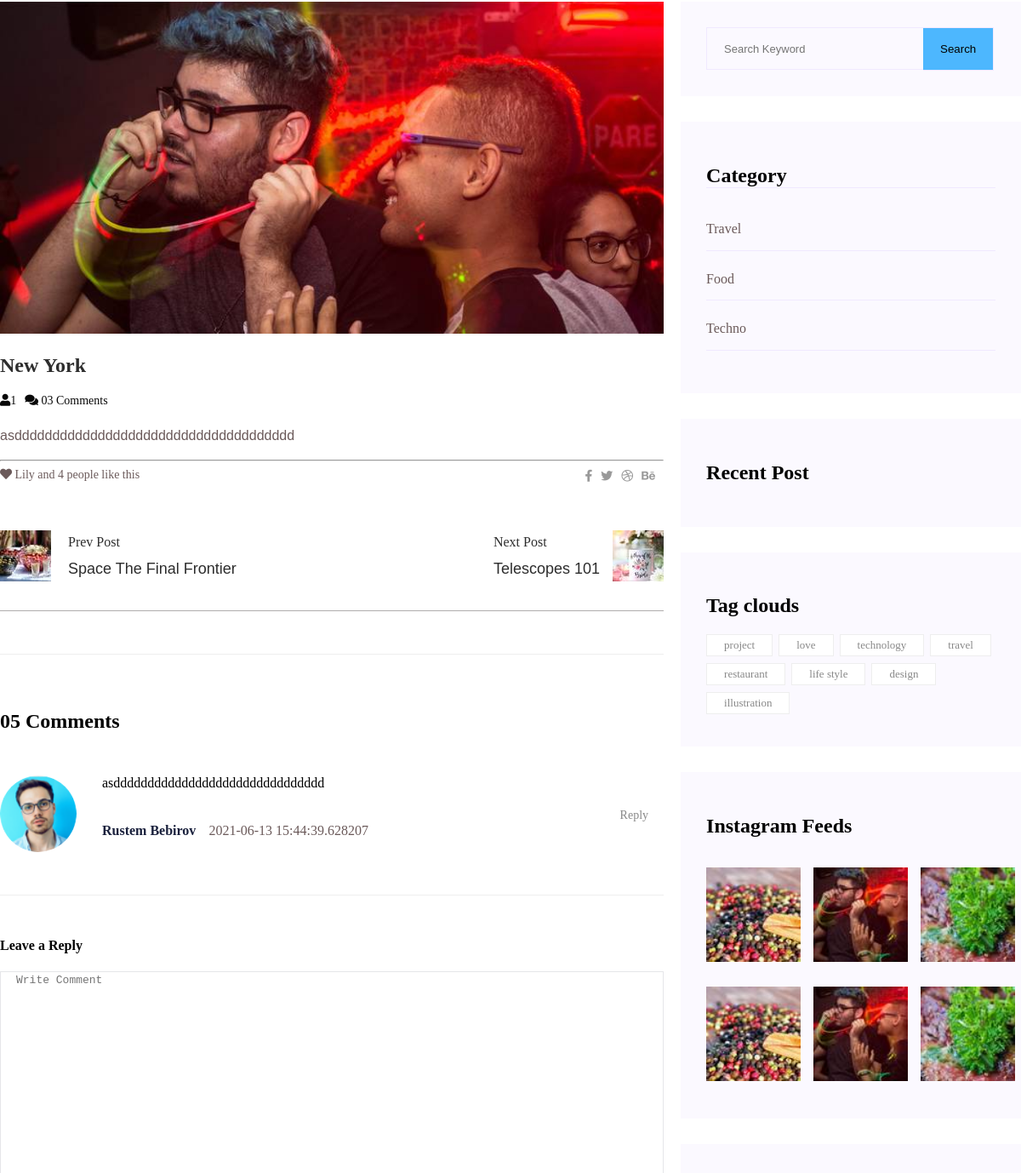
The app's page /blogdetails/1 (middle part), older data.
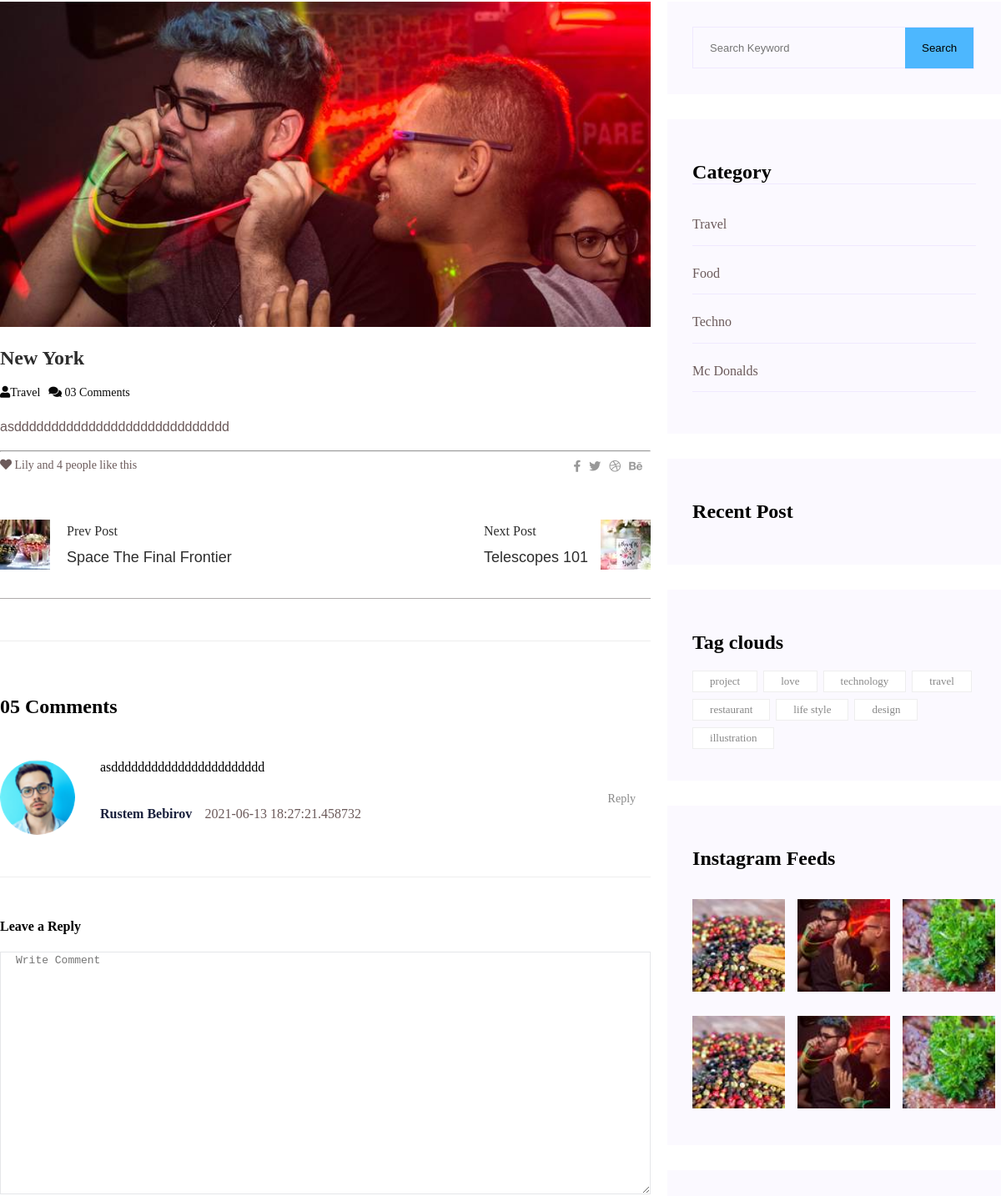
The same page, newer data.
### gricklo/models.py (models this page shows, shortened)
class Blog(db.Model):
    __tablename__ = "blog"
    id = db.Column(db.Integer, primary_key=True)
    title = db.Column(db.String(50),nullable=False)
    short_description = db.Column(db.String(50),nullable=False)
    description = db.Column(db.Text, nullable=False)
    blog_posted = db.Column(db.DateTime, default=datetime.utcnow)
    image = db.Column(db.String(20), default = "default.png")
    category = db.Column(db.Integer, db.ForeignKey('blogcategory.id'), nullable=False)
    comment = db.relationship('Comment',backref='users',lazy=True, cascade="all,delete")

class Comment(db.Model, UserMixin):
    __tablename__ = "comment"
    id = db.Column(db.Integer, primary_key=True)
    author = db.Column(db.Integer,db.ForeignKey("user.id"),nullable=False)
    email = db.Column(db.String(50),nullable=False)
    comment = db.Column(db.Text,nullable=False)
    comment_posted=db.Column(db.DateTime,default=datetime.utcnow)
    blogs = db.Column(db.Integer,db.ForeignKey("blog.id"),nullable=False)
    image = db.Column(db.String(20), default = "static/uploads/comment.png")
    reply = db.relationship('Comment_reply',backref='comment_reply',lazy=True, cascade="all,delete")

class BlogCategory(db.Model):
    __tablename__ = "blogcategory"
    id = db.Column(db.Integer, primary_key = True)
    title = db.Column(db.String(50),nullable = False)
    blog =db.relationship('Blog', backref='categories',lazy=True)

### gricklo/controlers.py (the view, shortened to what this page needs)
@app.route("/blogdetails/<int:id>", methods=["GET","POST"])
def blogdetails(id):
    categories=BlogCategory.query.all()
    posts = UserPost.query.all()
    blog=Blog.query.get_or_404(id)
    comments = Comment.query.filter_by(blogs=id)
    return render_template("blogdetails.html" , blog= blog, categories=categories, posts=posts,comments = comments)

### gricklo/templates/blogdetails.html (shortened to what the changed rows need)
<!DOCTYPE html>
<html lang="en">
<head>
    <link rel="stylesheet" href="{{ url_for('static', filename='css/blogdetails.css') }}">
</head>
<body>
    {% extends "layout.html"%}
    {% block content%}
    <main>
        <section class="blog-area section-padding">
            <div class="container">
                <div class="row">
                    <div class="col-8">
                        <div class="blog-left-sidebar">
                            <div class="blog-item">
                                <div class="blog-item-img ">
                                    <img src="/static/uploads/{{blog.image}}" alt="">
                                </div>
                                <div class="blog-details">
                                    <a href="">
                                        <h2 class="blog-head" style="color: #2d2d2d;">{{blog.title}}</h2>
                                    </a>
                                    <ul class="blog-info-link">
                                        <li><a href="#"><i class="fa fa-user"></i>{{blog.category}}</a></li>
                                        <li><a href="#"><i class="fa fa-comments"></i> 03 Comments</a></li>
                                    </ul>
                                    <p class="comment-text">{{blog.description}}</p>
                                    <hr>
                                </div>
                            </div>
                            <div class="comment-area">
                                <h2>05 Comments</h2>
                                {% for comment in comments%}
                                <div class="media mt-50">
                                    <img src="img/comment_1.png" alt="">
                                </div>
                                <p>{{comment.comment}}</p>
                                <div class="media-body">
                                    <div class="author-info">
                                        <h4 class="mr-15"><a href="">{{comment.author}}
                                    </a></h4>
                                        <span>{{comment.comment_posted}}
                                    </span>
                                    </div>
                                    <div class="reply-btn">
                                        <span><a href="">Reply</a></span>
                                    </div>
                                </div>
                                {% endfor %}
                            </div>
                        </div>
                    </div>
                    <div class="col-4 ml-20">
                        <div class="blog-right-sidebar">
                            <div class="side-category">
                                <h2 class="mb-35">Category</h2>
                                <ul>
                                    {% for category in categories %}
                                    <li><a href="">{{category.title}}</a></li>
                                    {% endfor %}
                                </ul>
                            </div>
                            <div class="side-post">
                                <h2>Recent Post</h2>
                            </div>
                            <div class="tag-clouds">
                                <h2>Tag clouds</h2>
                            </div>
                            <div class="instagram-feeds ">
                                <h2>Instagram Feeds</h2>
                            </div>
                        </div>
                    </div>
                </div>
            </div>
            </div>
    {% endblock%}

Row changes from the older to the newer data that the page shows:
no longer on this page (row edited): Comment: comment "asddddddddddddddddddddddddddddddd", author "Rustem Bebirov", comment_posted "2021-06-13 15:44:39.628207"
changed Blog "New York": category "1" → "Travel"; description "asddddddddddddddddddddddddddddddddddddd" → "asddddddddddddddddddddddddddddd"
added Comment: comment "asddddddddddddddddddddddd", author "Rustem Bebirov", comment_posted "2021-06-13 18:27:21.458732"
added BlogCategory: title "Mc Donalds"
